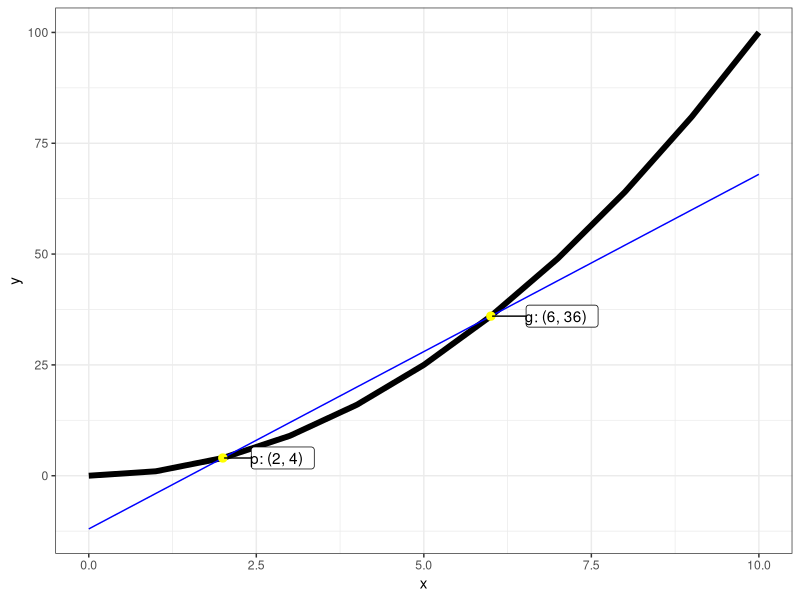
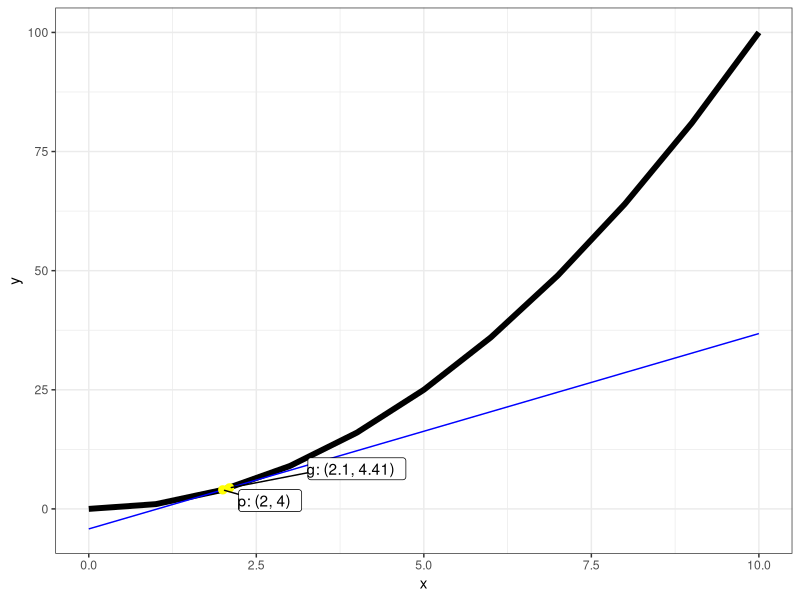
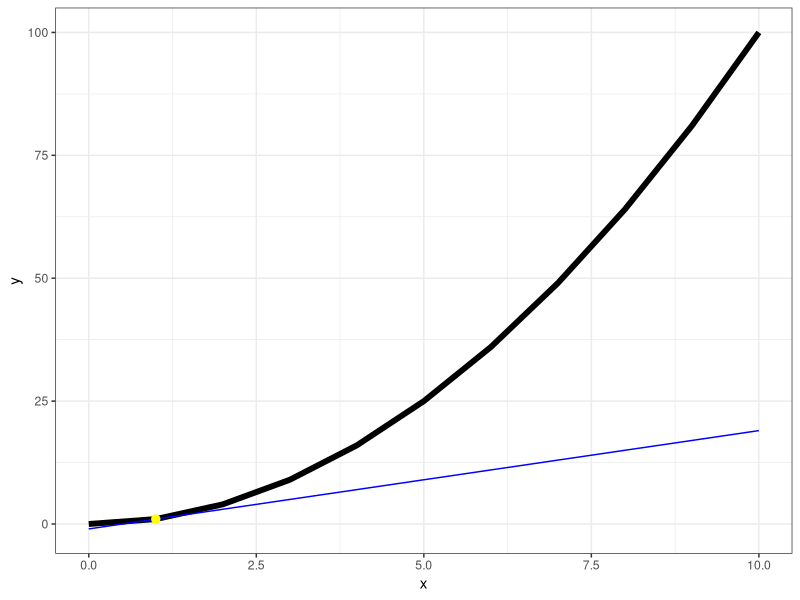
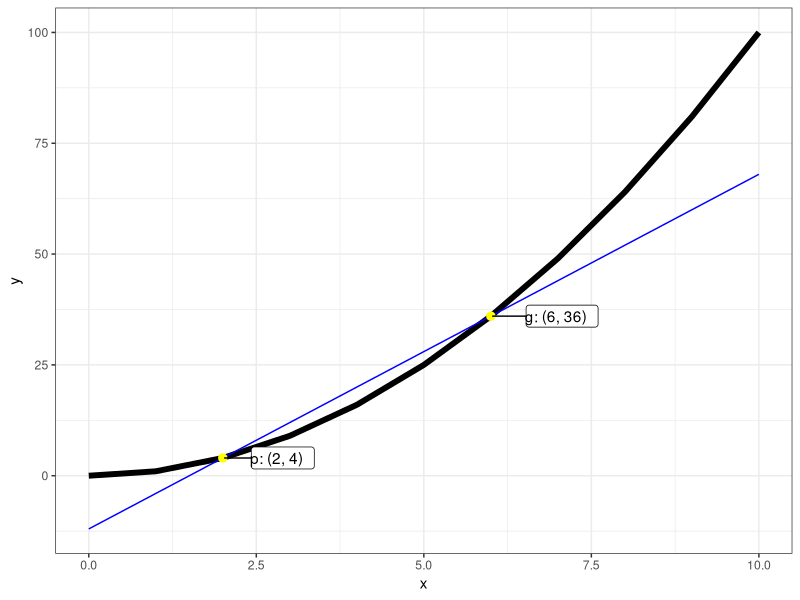
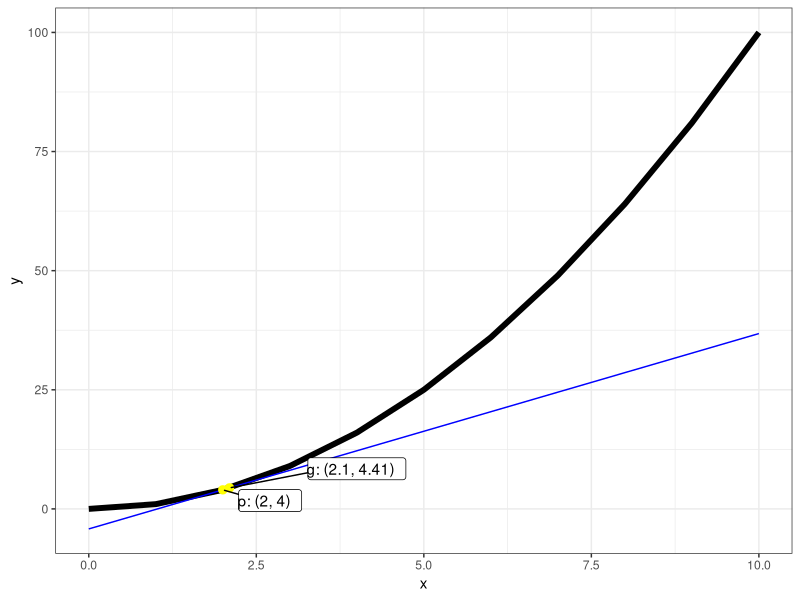
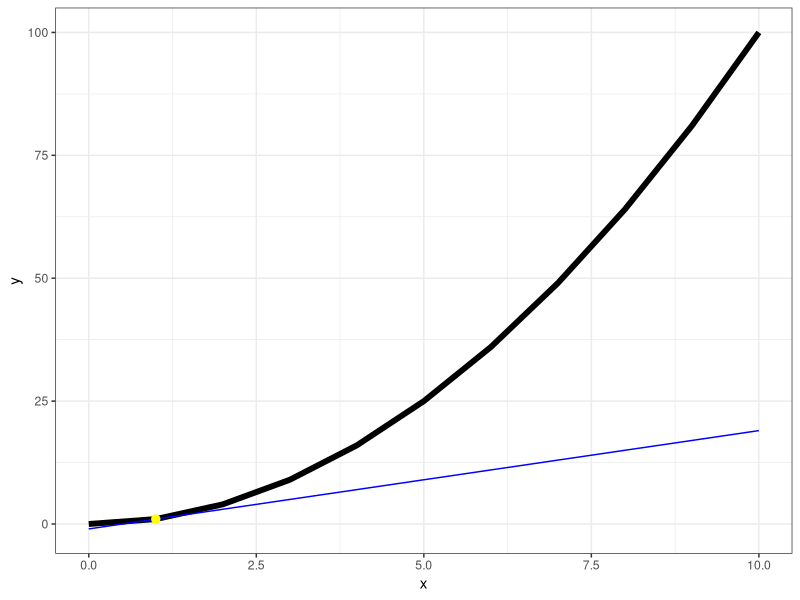

Source code (R) for these figures, in order:
library(tidyverse)

#### tangent line ####

d <- data.frame(x = 0:10)

f <- function(x) {
    return(x^2)
}

d$y <- f(d$x)

## pick two points 
points <- data.frame(label = c('p', 'g'), x = c(2, 6))
points$y <- f(points$x)

## find the line for those points

find_slope <- function(point1, point2) {
    return((point2[2] - point1[2]) / (point2[1] - point1[1]))
}

slope <- find_slope(unlist(points[1,2:3]), unlist(points[2,2:3]))

## y = mx + b
## y - mx = b
find_intercept <- function(point, slope) {
    return(point[2] - slope * point[1])
}

intercept <- find_intercept(unlist(points[1,2:3]), slope)

linear <- function(x, intercept, slope) {
    return(intercept + x * slope)
}

calculate_secant <- function(x, point1, point2) {
    slope <- find_slope(point1, point2)
    intercept <- find_intercept(point1, slope)
    return(linear(x, intercept, slope))
}
d$secant <- linear(d$x, intercept, slope)

plot_all <- function(d) {
    d %>% 
        ggplot(aes(x = x, y = y)) + 
        geom_line(size = 2) + 
        geom_line(aes(y = secant), color = 'blue') + 
        geom_point(data = points, size = 2.5, color = 'yellow') + 
        ggrepel::geom_label_repel(data = points, aes(label = paste0(label, ': (', x, ', ', y, ')')), 
                   vjust = .5, hjust = -.75) + 
        theme_bw()
}

plot_all(d)

ggsave('secant.pdf', height = 3.5, width = 3.5)


## move the lines close together

x <- 2.1
points[2,] <- data.frame(label = 'g', x = x, y = f(x))
d$secant <- calculate_secant(d$x, unlist(points[1,2:3]), unlist(points[2,2:3]))

plot_all(d)

ggsave('updated_secant.pdf', height = 3.5, width = 3.5)

## plot tangent line at (1,1)

d$tangent <- 2 * d$x -1
points <- data.frame(x = 1, y = 1)

d %>% 
    ggplot(aes(x = x, y = y)) + 
    geom_line(size = 2) + 
    geom_line(aes(y = tangent), color = 'blue') + 
    geom_point(data = points, size = 2.5, color = 'yellow') + 
    theme_bw()

ggsave('tangent.pdf', height = 3.5, width = 3.5)













